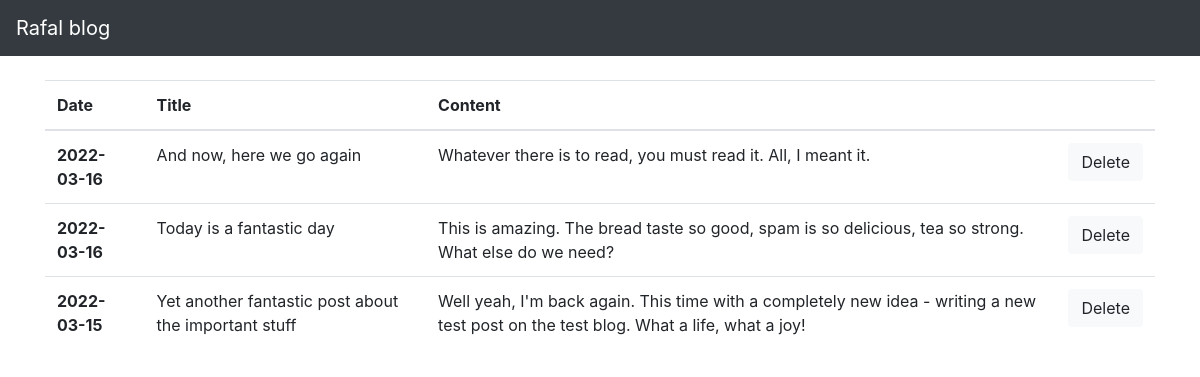
The page /drafts/ on the database as committed earlier.
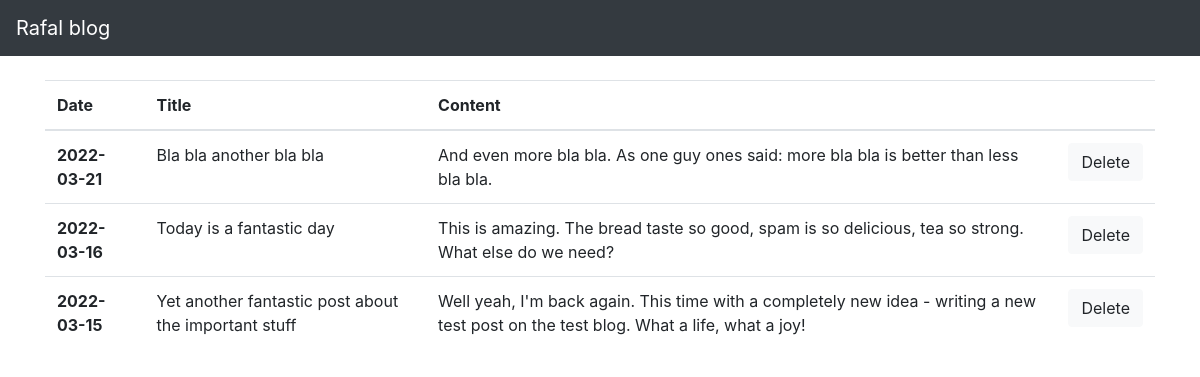
The same page on the database as committed later.
### blog/models.py (models this page shows)
class Entry(db.Model):
    id = db.Column(db.Integer, primary_key=True)
    title = db.Column(db.String(80), nullable=False)
    body = db.Column(db.Text, nullable=False)
    pub_date = db.Column(db.DateTime, nullable=False, default=datetime.utcnow)
    is_published = db.Column(db.Boolean, default=False)

### blog/routes.py (the view)
@app.route('/drafts/', methods=['GET', 'POST'])
def list_drafts():
    draft_posts = Entry.query.filter_by(is_published=False).order_by(Entry.pub_date.desc())
    return render_template("table.html", draft_posts=draft_posts)

### blog/templates/table.html
{% extends "base.html" %}
{% block content %}
<table class="table">
    <thead>
      <tr>
        <th scope="col">Date</th>
        <th scope="col">Title</th>
        <th scope="col">Content</th>
        <th scope="col"></th>
      </tr>
    </thead>
    <tbody>
        {% for post in draft_posts %}
      <tr>
        <th scope="row">{{ post.pub_date.strftime('%Y-%m-%d') }}</th>
        <td> {{ post.title }}</td>
        <td> {{ post.body | truncate(150, True) }}</td>
        <td scope="col">
                <form class="form-inline my-2 my-lg-0" action="{{ url_for('delete_entry', entry_id=post.id) }}" method="POST">
                    <button class="btn btn-light my-2 my-sm-0" type="submit">Delete</button>
                  </form>
        </td>
      </tr>
         {% endfor %}
    </tbody>
  </table>
{% endblock %}

### blog/templates/base.html (shortened to what this page needs)
<!doctype html>
<html lang="en">
<head>
 <link rel="stylesheet" href="https://stackpath.bootstrapcdn.com/bootstrap/4.5.0/css/bootstrap.min.css"
>
</head>
<body>
 <nav class="navbar navbar-expand-md navbar-dark bg-dark fixed-top">
   <a class="navbar-brand" href="/">Rafal blog</a>
 </nav>
 <main role="main" class="container">
   {% block content %}
   {% endblock %}
 </main>
</html>

### blog/templates/base.html (style rules this page uses)
body { padding-top: 5rem; }

Rows that differ between the two databases and show on the page:
removed Entry: pub_date "2022-03-16", title "And now, here we go again", body "Whatever there is to read, you must read it. All, I meant it."
added Entry: pub_date "2022-03-21", title "Bla bla another bla bla", body "And even more bla bla. As one guy ones said: more bla bla is better than less bla bla."
